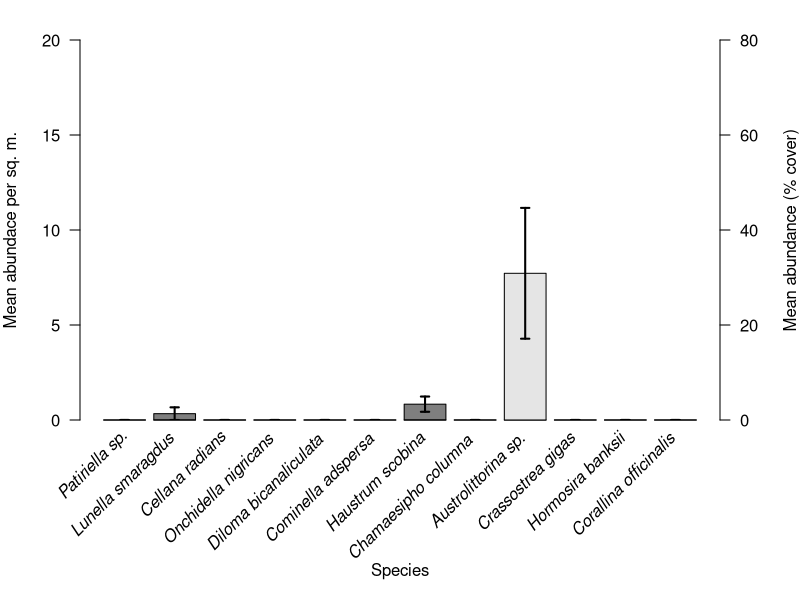
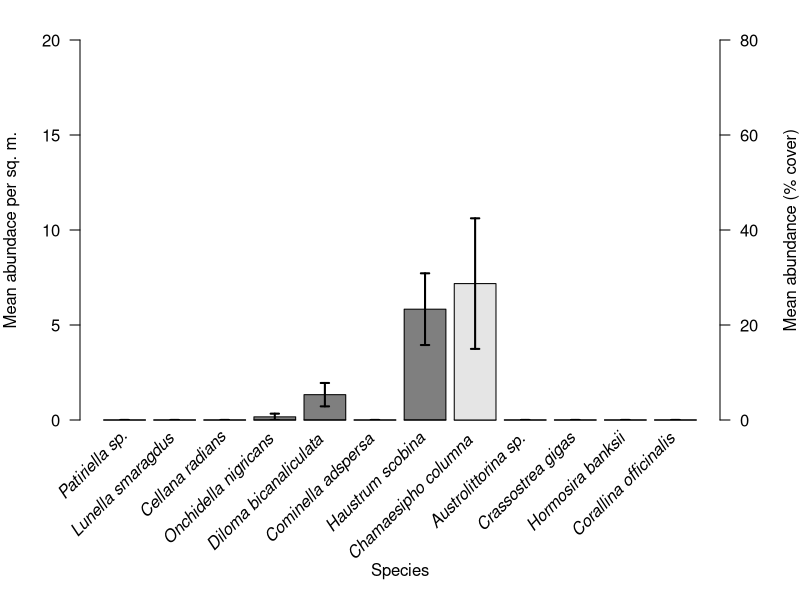
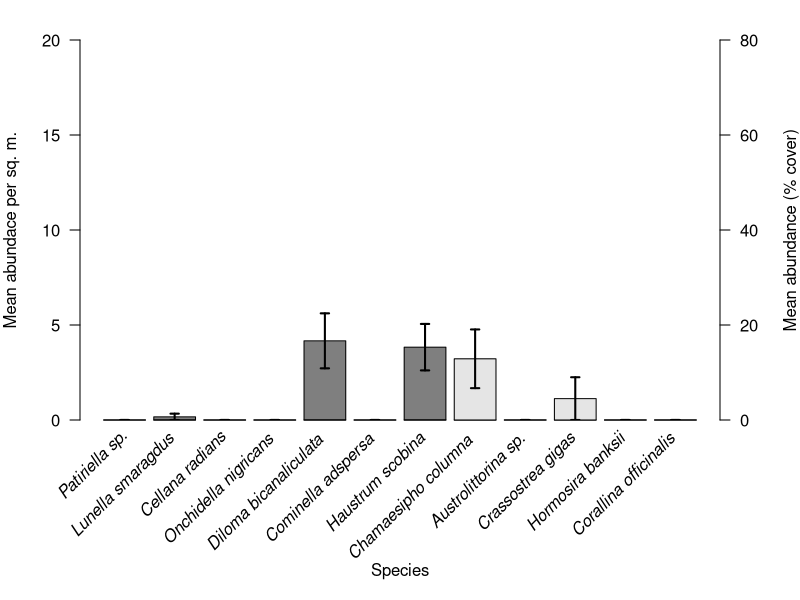
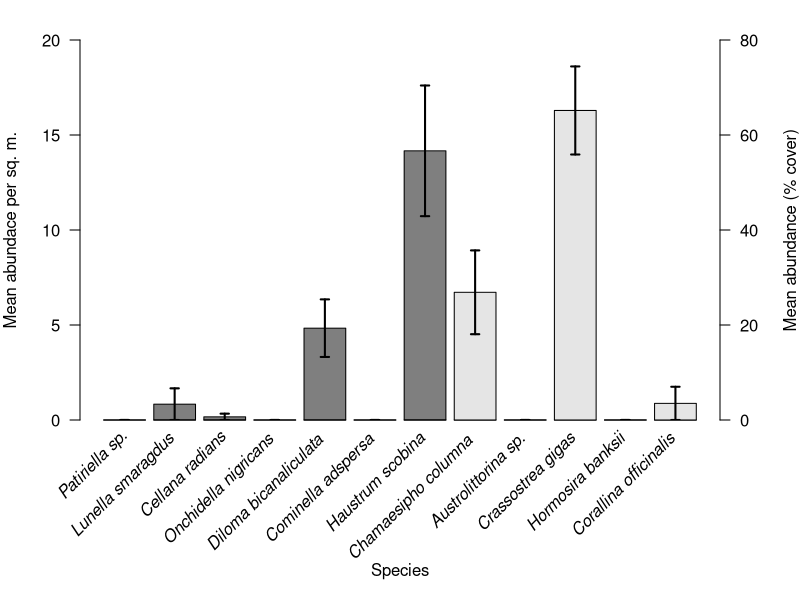
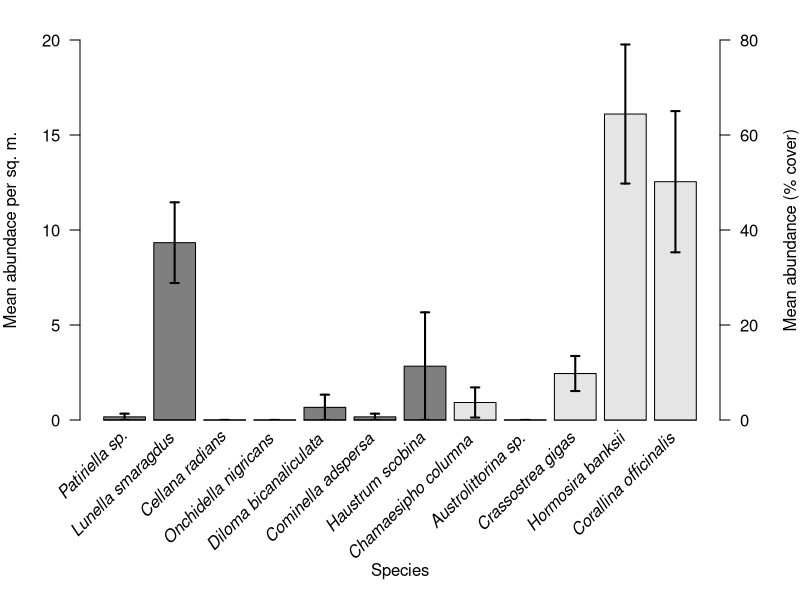

Source code (R) for these figures, in order:
#!/usr/bin/env Rscript

zone.names <- read.csv("zones.csv")$name
species <- t(read.csv("species.txt", header = F))
zone <- list(read.csv("zone1.csv"),
             read.csv("zone2.csv"),
             read.csv("zone3.csv"),
             read.csv("zone4.csv"),
             read.csv("zone5.csv"))

species.avg <- rep(list(c()), length(species))
species.type <- c()

for (z in zone) {
    for (i in 1:nrow(z)) {
        species.type[z$species[i]] <- z$type[i]
        if (z$type[i] == 'n') a <- 4
        else a <- 1
        z[i,3:8] <- z[i,3:8] * a 
        x <- species.avg[[z$species[i]]]
        species.avg[[z$species[i]]] <- c(x, unlist(z[i,3:8]))
    }
}

for (i in 1:length(species.avg))
    species.avg[[i]] <- mean(species.avg[[i]])

count.thresh <- 8
percent.thresh <- 0.1
dominant.species <- c()
for (i in 1:length(species.avg)) {
    x <- species.avg[[i]]
    if (!is.null(x) && !is.na(x)
      && ((0 < x && x < 1 && x >= percent.thresh)
      || x >= count.thresh))
        dominant.species <- c(dominant.species, i)
}

dominant.species.names <- species[dominant.species]

se <- function(x) sd(x)/sqrt(length(x))
pdf("presence.pdf")

for (z in zone) {
    count.means <- c()
    count.stderr <- c()
    count.names <- c()
    percent.means <- c()
    percent.stderr <- c()
    percent.names <- c()
    for (i in dominant.species) {
        if (i %in% z$species) {
            j = match(i, z$species)
            m <- mean(unlist(z[j,3:8]))
            s <- se(unlist(z[j,3:8]))
            type <- z$type[j]
        } else {
            m <- 0
            s <- 0
            type <- species.type[i]
        }
        if (type == 'n' || type == 1) {
            count.means <- c(count.means, m)
            count.stderr <- c(count.stderr, s)
            count.names <- c(count.names, species[i])
        } else {
            percent.means <- c(percent.means, m * 100)
            percent.stderr <- c(percent.stderr, s * 100)
            percent.names <- c(percent.names, species[i])
        }
    }
    p <- par(mar = c(9, 4, 2, 4))
    count.means <- c(count.means, rep(0, length(percent.means)))
    count.stderr <- c(count.stderr, rep(0, length(percent.stderr)))
    percent.means <- c(rep(0, length(count.names)), percent.means)
    percent.stderr <- c(rep(0, length(count.names)), percent.stderr)
    bp <- barplot(count.means,
                  ylim = c(0,20),
                  col = "gray50",
                  las = 1,
                  ylab = "Mean abundace per sq. m.")
    title(xlab = "Species", line = 7, cex.lab = 1)
    means <- c(count.means[1:length(count.names)],
               rep(1000000, length(percent.names)))
    stderrs <- count.stderr
    segments(bp, means - stderrs, bp, means + stderrs, lwd = 2)
    segments(bp - 0.1, means - stderrs, bp + 0.1, means - stderrs, lwd = 2)
    segments(bp - 0.1, means + stderrs, bp + 0.1, means + stderrs, lwd = 2)
    par(new = T)
    barplot(percent.means, ylim = c(0,80), col = "gray90", axes = F)
    means <- c(rep(1000000, length(count.names)),
               percent.means[(length(count.names)+1):length(percent.means)])
    stderrs <- percent.stderr
    segments(bp, means - stderrs, bp, means + stderrs, lwd = 2)
    segments(bp - 0.1, means - stderrs, bp + 0.1, means - stderrs, lwd = 2)
    segments(bp - 0.1, means + stderrs, bp + 0.1, means + stderrs, lwd = 2)
    axis(4, las = 1)
    mtext("Mean abundance (% cover)", side = 4, line = 3)
    text(bp,
         par("usr")[3],
         labels = c(count.names, percent.names),
         srt = 45,
         adj = c(1.1,1.1),
         xpd = T,
         cex = 1,
         font = 3)
    par(p)
}

